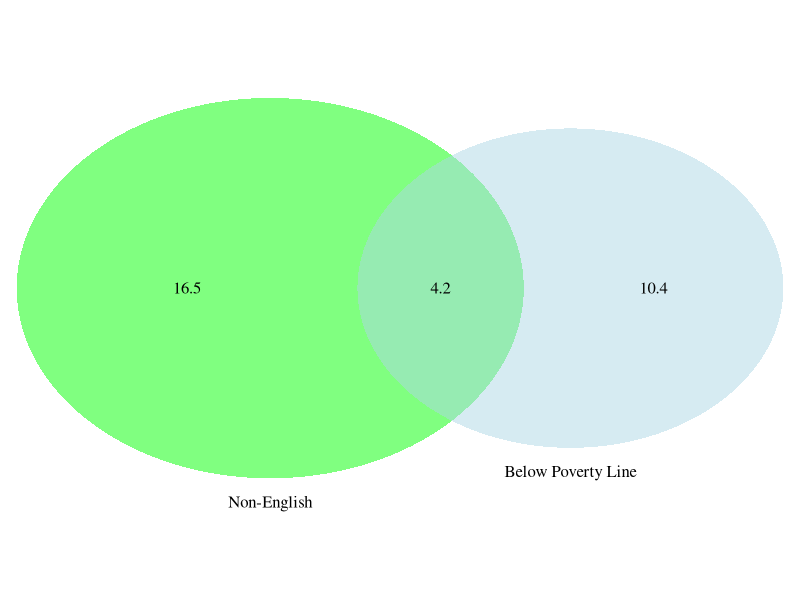
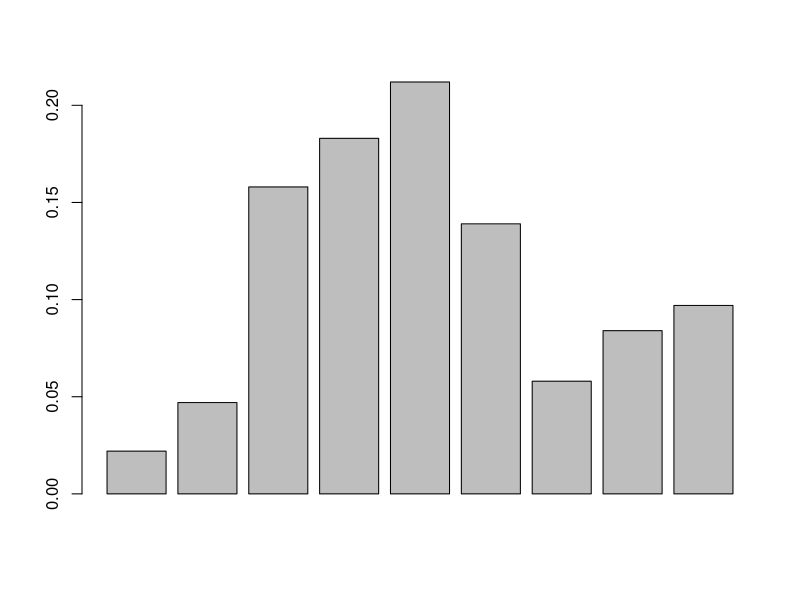

The R script that drew these images, in order:
## ---- chunk 1
library(VennDiagram)

draw.pairwise.venn(14.6, 20.7, 4.2, category = c("Below Poverty Line", "Non-English"), 
                   lty = rep("blank", 2), 
                   fill = c("light blue", "green"), 
                   alpha = rep(0.5, 2), 
                   cat.pos = c(0, 0), 
                   cat.dist = rep(0.025, 2))
## ---- chunk 2
144/204
## ---- chunk 3
78/114
## ---- chunk 4
19/54
## ---- chunk 5
11/36
## ---- chunk 6
(28/95) * (59/94)
## ---- chunk 7
(13/95) * (27/94)
## ---- chunk 8
(59/95) * (28/94)
## ---- chunk 9
.0393 + .185
## ---- chunk 10
(72/95) * (28/95)
## ---- chunk 11
# create a dataframe with the info given in the problem
n_bags <- c(0, 1, 2)
bag_fees <- c(0, 25, 60)
bag_prob <- c(0.54, 0.34, 0.12)
bags_df <- data.frame(n_bags, bag_fees, bag_prob)

# add a column tracking the weighted revenue for each number of bags
bags_df$wght_rev <- bags_df$bag_prob * bags_df$bag_fees

# display dataframe
bags_df

## ---- chunk 12
meanRev = sum(bags_df$wght_rev)
meanRev
## ---- chunk 13

varRev <- sum(bags_df$bag_prob * ((bags_df$wght_rev - meanRev)^2))
varRev

sdRev <- sqrt(varRev)
sdRev
## ---- chunk 14
meanRev * 120
## ---- chunk 15
# NOTE: See page 59 of Chap 2 slide deck for formula to use here
varRev120 <- 120 * (sdRev^2)
sdRev120 <- sqrt(varRev120)
sdRev120
## ---- chunk 16
vec <- c(.022, .047, .158, .183, .212, .139, .058, .084, .097)
barplot(vec)
## ---- chunk 17
.022 + .047 + .158 + .183 + .212
## ---- chunk 18
.622 * .41
